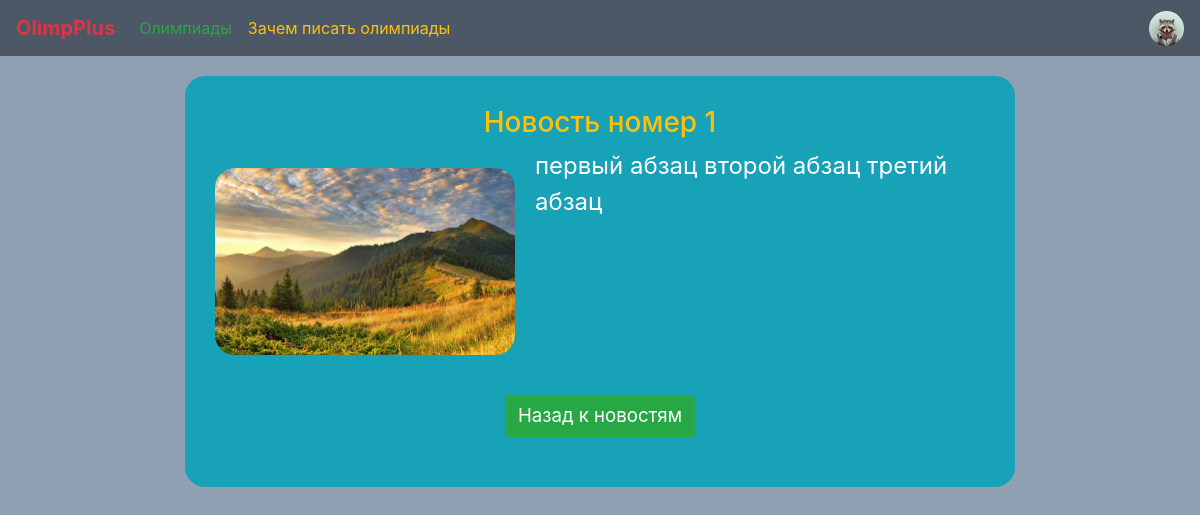
Page /particular_news/5 (signed in) on the earlier database version.
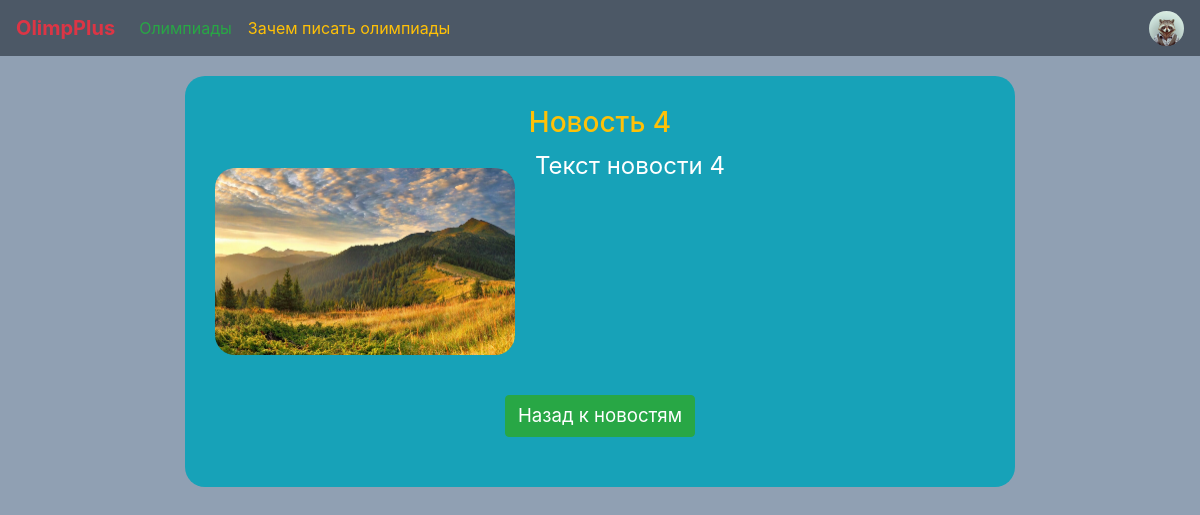
Same page on the later database version.
### data/tables/olimpiadsGroupNews.py (models this page shows)
class OlimpiadsGroupNews(SqlAlchemyBase):
    __tablename__ = 'olimpiad_group_news'
    id = sqlalchemy.Column(sqlalchemy.Integer, primary_key=True, autoincrement=True)
    title = sqlalchemy.Column(sqlalchemy.String)
    description = sqlalchemy.Column(sqlalchemy.String)
    text = sqlalchemy.Column(sqlalchemy.String)
    photo = sqlalchemy.Column(sqlalchemy.String)
    date = sqlalchemy.Column(sqlalchemy.DateTime, default=datetime.datetime.now)
    olimpiad_group_id = sqlalchemy.Column(sqlalchemy.Integer, sqlalchemy.ForeignKey('olimpiads_groups.id'))

### main.py (the view)
@app.route('/particular_news/<int:news_id>')
def particular_news(news_id):
    db_session = create_session()
    item = db_session.query(OlimpiadsGroupNews).filter(OlimpiadsGroupNews.id == news_id).first()
    paragraphs = item.text.split('\n\n')
    return render_template("particular_news.html", news=item, paragraphs=paragraphs)

### data/database/all_for_session.py (called while the page is built)
def create_session() -> Session:
    global __factory
    return __factory()

### main.py (called while the page is built)
@login_manager.user_loader
def load_user(user):
    db_session = create_session()
    return db_session.query(User).get(user)

### templates/particular_news.html (shortened to what this page needs)
{% extends "base.html" %}
{% block content %}
    <div class="info_block text-white bg-info">
        <h3 class="text-center text-warning">{{ news.title }}</h3>
        <img src="{{ news.photo }}" onerror="this.src='../static/img/news/default.jpg'"
            width="300px" class="news_picture">
        {% for paragraph in paragraphs %}
            <p style="font-size: 18pt">
                {{ paragraph }}
            </p>
        {% endfor %}
        <div class="text-center" style="margin-top: 20px">
            <a class="btn btn-success" href='/' style="margin: 20px auto; font-size: 14pt">Назад к новостям</a>
        </div>
    </div>
{% endblock %}

Differences in the rows shown:
changed OlimpiadsGroupNews: title "Новость номер 1" → "Новость 4"; text "первый абзац второй абзац третий абзац" → "Текст новости 4"
